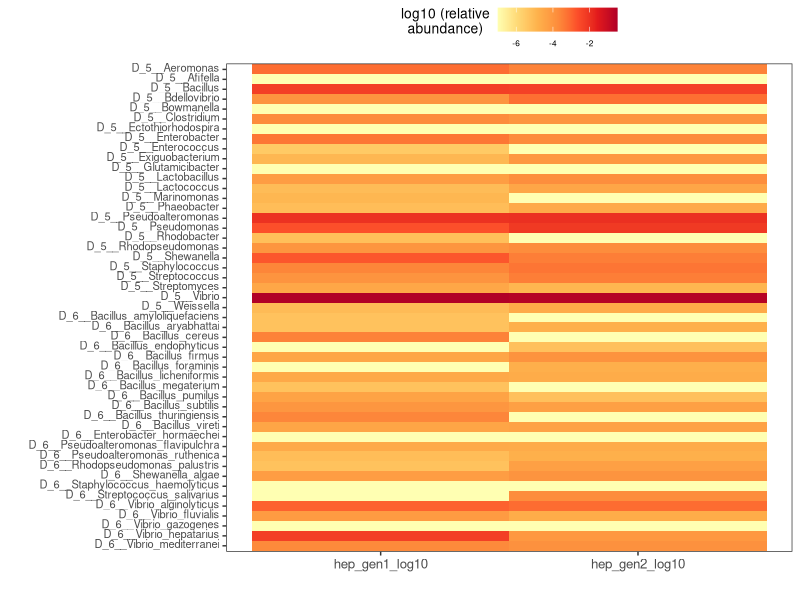

Reproduce this figure in R.
#!/usr/bin/env Rscript
## Purpose of script: heatmap
## Date created: 24.05.2021
## Author: luigui gallardo-becerra (bfllg77@gmail.com)

# Package installation
#install.packages("dplyr")
#install.packages("ggplot2")
#install.packages("ggpubr")
library("dplyr")
library("ggplot2")
library("gridExtra")
library("reshape")

# Data input
table <- read.table(file = "./hep_probiotics_heatmap.txt",
    sep = "\t", header = T)

table <- melt(table, id=c("group","order"))

# Heatmap
heatmap <- ggplot(data = table,
    aes(x = reorder(group, -order),
    y = variable,
    fill = value)) +
geom_tile() +
theme_test() +
coord_flip() +
scale_fill_distiller(palette = "YlOrRd",
    direction = 1) +
theme(legend.position = "top") +
labs(x = "",
    y = "",
    fill = "log10 (relative\nabundance)") +
theme(text = element_text(size = 12),
    axis.title.x = element_text(size = 12),
    axis.text.y = element_text(size = 8,
        vjust = 0.25),
    legend.title = element_text(size = 10,
        vjust = 1, hjust = 0.5),
    legend.text = element_text(size = 6))
# Pdf
pdf(file = "hep_probiotics_heatmap.pdf")
print(heatmap)
dev.off()
